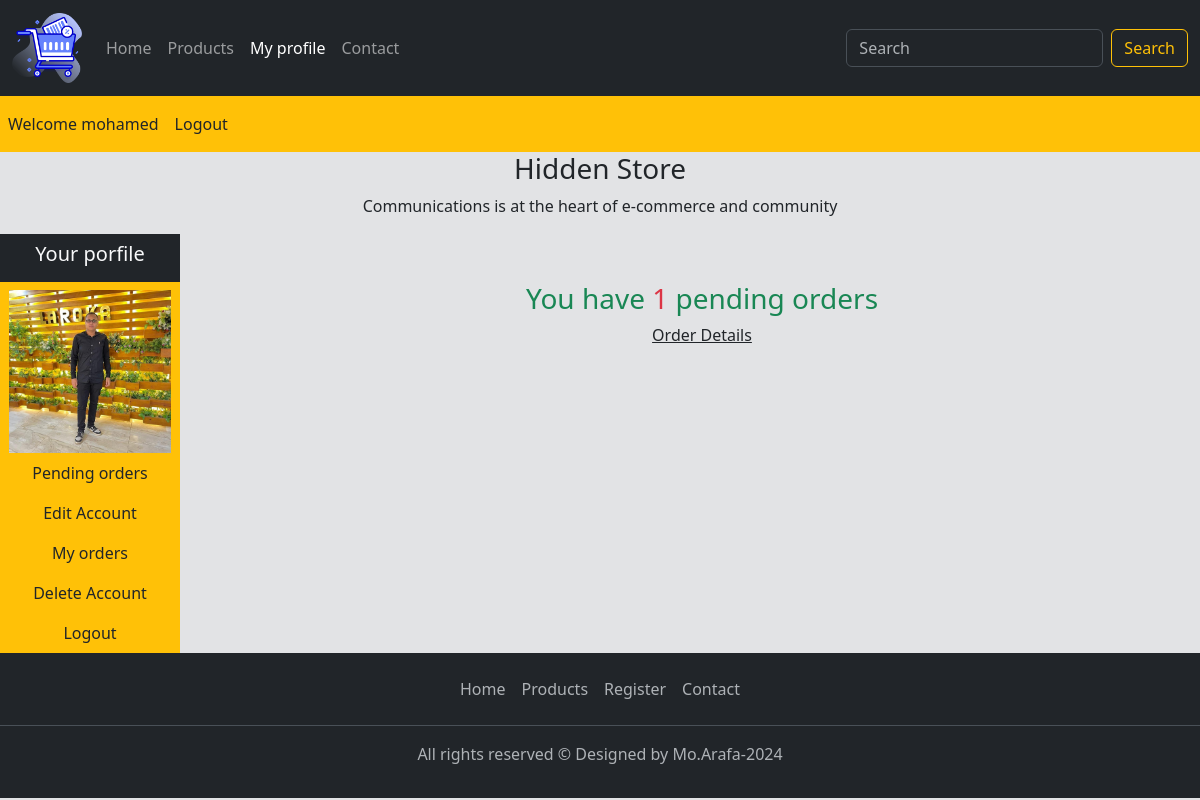
The app's page /users_area/profile.php (signed in) with its own data.
### tables this page shows
CREATE TABLE `user_table` (
  `user_id` int(11) NOT NULL,
  `username` varchar(100) NOT NULL,
  `user_email` varchar(100) NOT NULL,
  `user_password` varchar(255) NOT NULL,
  `user_image` varchar(255) NOT NULL,
  `user_ip` varchar(100) NOT NULL,
  `user_address` varchar(255) NOT NULL,
  `user_mobile` varchar(20) NOT NULL
);

### users_area/profile.php (the view, shortened to what this page needs)
<?php
include("../includes/connect.php");
include("../functions/common_function.php");
?>
<!DOCTYPE html>
<html lang="en">
<head>
    <link rel="stylesheet" href="../css/bootstrap.min.css">
    <link rel="stylesheet" href="https://cdnjs.cloudflare.com/ajax/libs/font-awesome/6.6.0/css/all.min.css"
 />
</head>
<body class="bg-secondary-subtle">
    <div class="container-fluid p-0">
        <nav class="navbar navbar-expand-lg bg-dark" data-bs-theme="dark">
            <div class="container-fluid">
                <a class="navbar-brand" href="../index.php"><img src="../images/shopping-cart.png" alt="logo"
                        style="width:70px;"></a>
                <div class="collapse navbar-collapse" id="navbarSupportedContent">
                    <ul class="navbar-nav me-auto mb-2 mb-lg-0">
                        <li class="nav-item">
                            <a class="nav-link" aria-current="page" href="../index.php">Home</a>
                        </li>
                        <li class="nav-item">
                            <a class="nav-link" href="../display_all.php">Products</a>
                        </li>
                        <li class="nav-item">
                            <a class="nav-link active" href="./profile.php">My profile</a>
                        </li>
                        <li class="nav-item">
                            <a class="nav-link" href="#">Contact</a>
                        </li>
                    </ul>
                    <form class="d-flex" action="../search_product.php" method="get" role="search">
                        <input class="form-control me-2" type="search" placeholder="Search" name="search_data"
                            aria-label="Search">
                        <input type="submit" class="btn btn-outline-warning" name="search_data_product" value="Search">
                    </form>
                </div>
            </div>
        </nav>
        <nav class="navbar navbar-expand-lg navbar-dark bg-warning">
            <ul class="navbar-nav me-auto">
                <?php
                if (!isset($_SESSION['username'])) {
                    echo "<li class='nav-item'>
                    <a class='nav-link text-dark' href='#'>Welcome Guest</a>";
                } else {
                    echo "
                    <li class='nav-item'>
                    <a class='nav-link text-dark' href='#'>Welcome " . $_SESSION['username'] . "</a>
                </li>";
                }
                if (!isset($_SESSION['username'])) {
                    echo "<li class='nav-item'>
                    <a class='nav-link text-dark' href='./user_Login.php'>Login</a>";
                } else {
                    echo "
                    <li class='nav-item'>
                    <a class='nav-link text-dark' href='./logout.php'>Logout</a>
                </li>";
                } ?>
            </ul>
        </nav>
        <div>
            <h3 class="text-center">Hidden Store</h3>
            <p class="text-center">Communications is at the heart of e-commerce and
                community</p>
        </div>
        <div class="row">
            <div class="col-md-2">
                <ul class="navbar-nav navbar-dark bg-warning text-center" style="height: 100%;">
                    <li class="nav-item  bg-dark">
                        <a href="#" class="nav-link  text-light">
                            <h5>Your porfile</h5>
                        </a>
                    </li>
                    <?php
                    $username = $_SESSION['username'];
                    $user_image = "SELECT * FROM `user_table` WHERE username='$username'";
                    $user_image = mysqli_query($conn, $user_image);
                    $row_image = mysqli_fetch_assoc($user_image);
                    $user_image = $row_image['user_image'];
                    echo "
                    <li class='nav-item pt-2'>
                        <img src='./user_images/$user_image' class='profile_img' alt='$username'>
                    </li>";
                    ?>
                    <li class="nav-item">
                        <a href="profile.php" class="nav-link  text-dark">
                            Pending orders
                        </a>
                    </li>
                    <li class="nav-item">
                        <a href="profile.php?edit_account" class="nav-link  text-dark">
                            Edit Account
                        </a>
                    </li>
                    <li class="nav-item">
                        <a href="profile.php?my_orders" class="nav-link  text-dark">
                            My orders
                        </a>
                    </li>
                    <li class="nav-item">
                        <a href="profile.php?delete_account" class="nav-link  text-dark">
                            Delete Account
                        </a>
                    </li>
                    <li class="nav-item">
                        <a href="logout.php" class="nav-link  text-dark">
                            Logout
                        </a>
                    </li>
                </ul>
            </div>
            <div class="col-md-10">
                <?php get_user_order_details();
                ?>
            </div>
            <?php include("../includes/footer.php");  ?>
        </div>
</body>
</html>

### functions/common_function.php (shortened to what this page needs)
<?php
function get_user_order_details()
{
    global $conn;
    $username = $_SESSION['username'];
    $get_details = "select * from `user_table` where username='$username'";
    $result_details = mysqli_query($conn, $get_details);
    while ($row = mysqli_fetch_array($result_details)) {
        $user_id = $row['user_id'];
        if (!isset($_GET['edit_account'])) {
            if (!isset($_GET['my_orders'])) {
                if (!isset($_GET['delete_account'])) {
                    $get_orders = "select * from `user_orders` where user_id='$user_id' and order_status='pending'";
                    $result_details_orders = mysqli_query($conn, $get_orders);
                    $row_count = mysqli_num_rows($result_details_orders);
                    if ($row_count > 0) {
                        echo "<h3 class='text-center text-success mt-5 mb-2'>You have
                        <span class=' text-danger'>$row_count</span>
                        pending orders</h3>
                        <p class='text-center'><a href='profile.php?my_orders' class='text-dark'=>Order Details</a></p>
                        ";
                    }else{
                        echo "<h3 class='text-center text-success mt-5 mb-2'>You have
                        <span class=' text-danger'>No</span>
                        pending orders</h3>
                        <p class='text-center'><a href='../index.php' class='text-dark'=>Explore products</a></p>
                        ";
                    }
                }
            }
        }
    }
}
?>

### users_area/profile.php (style rules this page uses)
body { overflow-x: hidden; }
.profile_img { width: 90%; margin: auto; display: block; height: 100%; object-fit: contain; }

### records on screen
user_table: user_image (picture), row_count "1"

### other values on screen
$_SESSION['username'] "mohamed"
